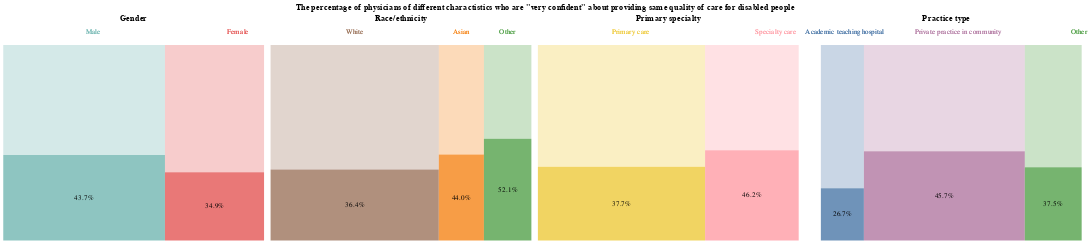

The notebook cell this image was saved under:
### Code cell
question="Very confident about providing same quality of care for PWD"
Characteristics=["Gender","Race/ethnicity","Primary specialty","Practice type"]
def getMosaic(df, question, Characteristic):    
    df1=df[df['Characteristic'] == Characteristic]
    base = alt.Chart(df1
    ).transform_stack(
        stack="Percent",
        as_=["x1", "x2"],
        groupby=['Answer'],
    ).transform_stack(
        stack=question,
        as_=["y1", "y2"],
        groupby=['Type'],
    ).transform_calculate(
        xc="(datum.x1+datum.x2)/2",
        yc="(datum.y1+datum.y2)/2",
    )

    rect = base.mark_rect().encode(
        x=alt.X("x1:Q", axis=None),
        x2="x2",
        y=alt.Y("y1:Q", axis=None),
        y2="y2",
        color=alt.Color("Type:N", legend=None),
        opacity=alt.Opacity("Answer:N", legend=None),
        tooltip=[alt.Tooltip("Answer:N",title=f"{question}?"), alt.Tooltip(f"{question}:Q", format='.1%', title="percentage")],
    )

    text = base.mark_text(baseline="middle").transform_filter(alt.datum.Answer == "Yes").encode(
        x=alt.X("xc:Q", axis=None), y=alt.Y("yc:Q"), text=alt.Text(f"{question}:Q",format='.1%')
    )

    labels = base.mark_text(baseline="middle", align="center").encode(
        x=alt.X(
            "xc:Q",
            axis=alt.Axis(title=None, orient="top"),
        ),
        color=alt.Color("Type", legend=None),
        text=alt.Text("Type:N"),
    )
    mosaic = rect + text
    res = (labels & mosaic).properties(title=alt.TitleParams(text=Characteristic, anchor="middle"))
    return res


[mosaic1,mosaic2,mosaic3,mosaic4] = [getMosaic(df, question, Characteristics[i]) for i in range(len(Characteristics))]

fig = (mosaic1|mosaic2|mosaic3|mosaic4
).configure_view(stroke=""
).configure_concat(spacing=10
).configure_axis(domain=False, ticks=False, labels=False, grid=False)


fig.title=alt.TitleParams(text='The percentage of physicians of different charactistics who are "very confident" about providing same quality of care for disabled people', anchor="middle")
fig

### Figure 1 — Vega-Lite specification as saved in the notebook (floating-point values rounded to 4 significant figures)
{"config": {"view": {"continuousWidth": 400, "continuousHeight": 300, "stroke": ""}, "axis": {"domain": false, "grid": false, "labels": false, "ticks": false}, "concat": {"spacing": 10}}, "hconcat": [{"vconcat": [{"mark": {"type": "text", "align": "center", "baseline": "middle"}, "encoding": {"color": {"field": "Type", "legend": null, "type": "nominal"}, "text": {"field": "Type", "type": "nominal"}, "x": {"axis": {"orient": "top", "title": null}, "field": "xc", "type": "quantitative"}}, "transform": [{"groupby": ["Answer"], "stack": "Percent", "as": ["x1", "x2"]}, {"groupby": ["Type"], "stack": "Very confident about providing same quality of care for PWD", "as": ["y1", "y2"]}, {"calculate": "(datum.x1+datum.x2)/2", "as": "xc"}, {"calculate": "(datum.y1+datum.y2)/2", "as": "yc"}]}, {"layer": [{"mark": "rect", "encoding": {"color": {"field": "Type", "legend": null, "type": "nominal"}, "opacity": {"field": "Answer", "legend": null, "type": "nominal"}, "tooltip": [{"field": "Answer", "title": "Very confident about providing same quality of care for PWD?", "type": "nominal"}, {"field": "Very confident about providing same quality of care for PWD", "format": ".1%", "title": "percentage", "type": "quantitative"}], "x": {"axis": null, "field": "x1", "type": "quantitative"}, "x2": {"field": "x2"}, "y": {"axis": null, "field": "y1", "type": "quantitative"}, "y2": {"field": "y2"}}, "transform": [{"groupby": ["Answer"], "stack": "Percent", "as": ["x1", "x2"]}, {"groupby": ["Type"], "stack": "Very confident about providing same quality of care for PWD", "as": ["y1", "y2"]}, {"calculate": "(datum.x1+datum.x2)/2", "as": "xc"}, {"calculate": "(datum.y1+datum.y2)/2", "as": "yc"}]}, {"mark": {"type": "text", "baseline": "middle"}, "encoding": {"text": {"field": "Very confident about providing same quality of care for PWD", "format": ".1%", "type": "quantitative"}, "x": {"axis": null, "field": "xc", "type": "quantitative"}, "y": {"field": "yc", "type": "quantitative"}}, "transform": [{"groupby": ["Answer"], "stack": "Percent", "as": ["x1", "x2"]}, {"groupby": ["Type"], "stack": "Very confident about providing same quality of care for PWD", "as": ["y1", "y2"]}, {"calculate": "(datum.x1+datum.x2)/2", "as": "xc"}, {"calculate": "(datum.y1+datum.y2)/2", "as": "yc"}, {"filter": "(datum.Answer === 'Yes')"}]}]}], "data": {"name": "data-cdded00edc549f52bc2113f1ae1f5376"}, "title": {"text": "Gender", "anchor": "middle"}}, {"vconcat": [{"mark": {"type": "text", "align": "center", "baseline": "middle"}, "encoding": {"color": {"field": "Type", "legend": null, "type": "nominal"}, "text": {"field": "Type", "type": "nominal"}, "x": {"axis": {"orient": "top", "title": null}, "field": "xc", "type": "quantitative"}}, "transform": [{"groupby": ["Answer"], "stack": "Percent", "as": ["x1", "x2"]}, {"groupby": ["Type"], "stack": "Very confident about providing same quality of care for PWD", "as": ["y1", "y2"]}, {"calculate": "(datum.x1+datum.x2)/2", "as": "xc"}, {"calculate": "(datum.y1+datum.y2)/2", "as": "yc"}]}, {"layer": [{"mark": "rect", "encoding": {"color": {"field": "Type", "legend": null, "type": "nominal"}, "opacity": {"field": "Answer", "legend": null, "type": "nominal"}, "tooltip": [{"field": "Answer", "title": "Very confident about providing same quality of care for PWD?", "type": "nominal"}, {"field": "Very confident about providing same quality of care for PWD", "format": ".1%", "title": "percentage", "type": "quantitative"}], "x": {"axis": null, "field": "x1", "type": "quantitative"}, "x2": {"field": "x2"}, "y": {"axis": null, "field": "y1", "type": "quantitative"}, "y2": {"field": "y2"}}, "transform": [{"groupby": ["Answer"], "stack": "Percent", "as": ["x1", "x2"]}, {"groupby": ["Type"], "stack": "Very confident about providing same quality of care for PWD", "as": ["y1", "y2"]}, {"calculate": "(datum.x1+datum.x2)/2", "as": "xc"}, {"calculate": "(datum.y1+datum.y2)/2", "as": "yc"}]}, {"mark": {"type": "text", "baseline": "middle"}, "encoding": {"text": {"field": "Very confident about providing same quality of care for PWD", "format": ".1%", "type": "quantitative"}, "x": {"axis": null, "field": "xc", "type": "quantitative"}, "y": {"field": "yc", "type": "quantitative"}}, "transform": [{"groupby": ["Answer"], "stack": "Percent", "as": ["x1", "x2"]}, {"groupby": ["Type"], "stack": "Very confident about providing same quality of care for PWD", "as": ["y1", "y2"]}, {"calculate": "(datum.x1+datum.x2)/2", "as": "xc"}, {"calculate": "(datum.y1+datum.y2)/2", "as": "yc"}, {"filter": "(datum.Answer === 'Yes')"}]}]}], "data": {"name": "data-1a4928e5422f41247e3c4ac1448fb137"}, "title": {"text": "Race/ethnicity", "anchor": "middle"}}, {"vconcat": [{"mark": {"type": "text", "align": "center", "baseline": "middle"}, "encoding": {"color": {"field": "Type", "legend": null, "type": "nominal"}, "text": {"field": "Type", "type": "nominal"}, "x": {"axis": {"orient": "top", "title": null}, "field": "xc", "type": "quantitative"}}, "transform": [{"groupby": ["Answer"], "stack": "Percent", "as": ["x1", "x2"]}, {"groupby": ["Type"], "stack": "Very confident about providing same quality of care for PWD", "as": ["y1", "y2"]}, {"calculate": "(datum.x1+datum.x2)/2", "as": "xc"}, {"calculate": "(datum.y1+datum.y2)/2", "as": "yc"}]}, {"layer": [{"mark": "rect", "encoding": {"color": {"field": "Type", "legend": null, "type": "nominal"}, "opacity": {"field": "Answer", "legend": null, "type": "nominal"}, "tooltip": [{"field": "Answer", "title": "Very confident about providing same quality of care for PWD?", "type": "nominal"}, {"field": "Very confident about providing same quality of care for PWD", "format": ".1%", "title": "percentage", "type": "quantitative"}], "x": {"axis": null, "field": "x1", "type": "quantitative"}, "x2": {"field": "x2"}, "y": {"axis": null, "field": "y1", "type": "quantitative"}, "y2": {"field": "y2"}}, "transform": [{"groupby": ["Answer"], "stack": "Percent", "as": ["x1", "x2"]}, {"groupby": ["Type"], "stack": "Very confident about providing same quality of care for PWD", "as": ["y1", "y2"]}, {"calculate": "(datum.x1+datum.x2)/2", "as": "xc"}, {"calculate": "(datum.y1+datum.y2)/2", "as": "yc"}]}, {"mark": {"type": "text", "baseline": "middle"}, "encoding": {"text": {"field": "Very confident about providing same quality of care for PWD", "format": ".1%", "type": "quantitative"}, "x": {"axis": null, "field": "xc", "type": "quantitative"}, "y": {"field": "yc", "type": "quantitative"}}, "transform": [{"groupby": ["Answer"], "stack": "Percent", "as": ["x1", "x2"]}, {"groupby": ["Type"], "stack": "Very confident about providing same quality of care for PWD", "as": ["y1", "y2"]}, {"calculate": "(datum.x1+datum.x2)/2", "as": "xc"}, {"calculate": "(datum.y1+datum.y2)/2", "as": "yc"}, {"filter": "(datum.Answer === 'Yes')"}]}]}], "data": {"name": "data-4bcbc1a61b8243eaa75f2e39c693da35"}, "title": {"text": "Primary specialty", "anchor": "middle"}}, {"vconcat": [{"mark": {"type": "text", "align": "center", "baseline": "middle"}, "encoding": {"color": {"field": "Type", "legend": null, "type": "nominal"}, "text": {"field": "Type", "type": "nominal"}, "x": {"axis": {"orient": "top", "title": null}, "field": "xc", "type": "quantitative"}}, "transform": [{"groupby": ["Answer"], "stack": "Percent", "as": ["x1", "x2"]}, {"groupby": ["Type"], "stack": "Very confident about providing same quality of care for PWD", "as": ["y1", "y2"]}, {"calculate": "(datum.x1+datum.x2)/2", "as": "xc"}, {"calculate": "(datum.y1+datum.y2)/2", "as": "yc"}]}, {"layer": [{"mark": "rect", "encoding": {"color": {"field": "Type", "legend": null, "type": "nominal"}, "opacity": {"field": "Answer", "legend": null, "type": "nominal"}, "tooltip": [{"field": "Answer", "title": "Very confident about providing same quality of care for PWD?", "type": "nominal"}, {"field": "Very confident about providing same quality of care for PWD", "format": ".1%", "title": "percentage", "type": "quantitative"}], "x": {"axis": null, "field": "x1", "type": "quantitative"}, "x2": {"field": "x2"}, "y": {"axis": null, "field": "y1", "type": "quantitative"}, "y2": {"field": "y2"}}, "transform": [{"groupby": ["Answer"], "stack": "Percent", "as": ["x1", "x2"]}, {"groupby": ["Type"], "stack": "Very confident about providing same quality of care for PWD", "as": ["y1", "y2"]}, {"calculate": "(datum.x1+datum.x2)/2", "as": "xc"}, {"calculate": "(datum.y1+datum.y2)/2", "as": "yc"}]}, {"mark": {"type": "text", "baseline": "middle"}, "encoding": {"text": {"field": "Very confident about providing same quality of care for PWD", "format": ".1%", "type": "quantitative"}, "x": {"axis": null, "field": "xc", "type": "quantitative"}, "y": {"field": "yc", "type": "quantitative"}}, "transform": [{"groupby": ["Answer"], "stack": "Percent", "as": ["x1", "x2"]}, {"groupby": ["Type"], "stack": "Very confident about providing same quality of care for PWD", "as": ["y1", "y2"]}, {"calculate": "(datum.x1+datum.x2)/2", "as": "xc"}, {"calculate": "(datum.y1+datum.y2)/2", "as": "yc"}, {"filter": "(datum.Answer === 'Yes')"}]}]}], "data": {"name": "data-5e1737499497f1b3d891509b2cb41a46"}, "title": {"text": "Practice type", "anchor": "middle"}}], "title": {"text": "The percentage of physicians of different charactistics who are \"very confident\" about providing same quality of care for disabled people", "anchor": "middle"}, "$schema": "https://vega.github.io/schema/vega-lite/v4.17.0.json", "datasets": {"data-cdded00edc549f52bc2113f1ae1f5376": [{"Characteristic": "Gender", "Type": "Male", "Percent": 0.62, "Answer": "Yes", "Strongly agree that understanding PWD is valuable to them as physician": 0.755, "Strongly agree that PWD are treated unfairly in health system": 0.178, "Rates quality of life for PWD as worse": 0.833, "Very confident about providing same quality of care for PWD": 0.437}, {"Characteristic": "Gender", "Type": "Male", "Percent": 0.62, "Answer": "No", "Strongly agree that understanding PWD is valuable to them as physician": 0.245, "Strongly agree that PWD are treated unfairly in health system": 0.822, "Rates quality of life for PWD as worse": 0.167, "Very confident about providing same quality of care for PWD": 0.563}, {"Characteristic": "Gender", "Type": "Female", "Percent": 0.38, "Answer": "Yes", "Strongly agree that understanding PWD is valuable to them as physician": 0.862, "Strongly agree that PWD are treated unfairly in health system": 0.186, "Rates quality of life for PWD as worse": 0.807, "Very confident about providing same quality of care for PWD": 0.349}, {"Characteristic": "Gender", "Type": "Female", "Percent": 0.38, "Answer": "No", "Strongly agree that understanding PWD is valuable to them as physician": 0.138, "Strongly agree that PWD are treated unfairly in health system": 0.814, "Rates quality of life for PWD as worse": 0.193, "Very confident about providing same quality of care for PWD": 0.651}], "data-1a4928e5422f41247e3c4ac1448fb137": [{"Characteristic": "Race/ethnicity", "Type": "White", "Percent": 64.5, "Answer": "Yes", "Strongly agree that understanding PWD is valuable to them as physician": 0.763, "Strongly agree that PWD are treated unfairly in health system": 0.187, "Rates quality of life for PWD as worse": 0.833, "Very confident about providing same quality of care for PWD": 0.364}, {"Characteristic": "Race/ethnicity", "Type": "White", "Percent": 64.5, "Answer": "No", "Strongly agree that understanding PWD is valuable to them as physician": 0.237, "Strongly agree that PWD are treated unfairly in health system": 0.813, "Rates quality of life for PWD as worse": 0.167, "Very confident about providing same quality of care for PWD": 0.636}, {"Characteristic": "Race/ethnicity", "Type": "Asian", "Percent": 17.3, "Answer": "Yes", "Strongly agree that understanding PWD is valuable to them as physician": 0.839, "Strongly agree that PWD are treated unfairly in health system": 0.184, "Rates quality of life for PWD as worse": 0.849, "Very confident about providing same quality of care for PWD": 0.44}, {"Characteristic": "Race/ethnicity", "Type": "Asian", "Percent": 17.3, "Answer": "No", "Strongly agree that understanding PWD is valuable to them as physician": 0.161, "Strongly agree that PWD are treated unfairly in health system": 0.816, "Rates quality of life for PWD as worse": 0.151, "Very confident about providing same quality of care for PWD": 0.56}, {"Characteristic": "Race/ethnicity", "Type": "Other", "Percent": 18.2, "Answer": "Yes", "Strongly agree that understanding PWD is valuable to them as physician": 0.871, "Strongly agree that PWD are treated unfairly in health system": 0.159, "Rates quality of life for PWD as worse": 0.789, "Very confident about providing same quality of care for PWD": 0.521}, {"Characteristic": "Race/ethnicity", "Type": "Other", "Percent": 18.2, "Answer": "No", "Strongly agree that understanding PWD is valuable to them as physician": 0.129, "Strongly agree that PWD are treated unfairly in health system": 0.841, "Rates quality of life for PWD as worse": 0.211, "Very confident about providing same quality of care for PWD": 0.479}], "data-4bcbc1a61b8243eaa75f2e39c693da35": [{"Characteristic": "Primary specialty", "Type": "Primary care", "Percent": 64.1, "Answer": "Yes", "Strongly agree that understanding PWD is valuable to them as physician": 0.819, "Strongly agree that PWD are treated unfairly in health system": 0.181, "Rates quality of life for PWD as worse": 0.818, "Very confident about providing same quality of care for PWD": 0.377}, {"Characteristic": "Primary specialty", "Type": "Primary care", "Percent": 64.1, "Answer": "No", "Strongly agree that understanding PWD is valuable to them as physician": 0.181, "Strongly agree that PWD are treated unfairly in health system": 0.819, "Rates quality of life for PWD as worse": 0.182, "Very confident about providing same quality of care for PWD": 0.623}, {"Characteristic": "Primary specialty", "Type": "Specialty care", "Percent": 35.9, "Answer": "Yes", "Strongly agree that understanding PWD is valuable to them as physician": 0.762, "Strongly agree that PWD are treated unfairly in health system": 0.18, "Rates quality of life for PWD as worse": 0.836, "Very confident about providing same quality of care for PWD": 0.462}, {"Characteristic": "Primary specialty", "Type": "Specialty care", "Percent": 35.9, "Answer": "No", "Strongly agree that understanding PWD is valuable to them as physician": 0.238, "Strongly agree that PWD are treated unfairly in health system": 0.82, "Rates quality of life for PWD as worse": 0.164, "Very confident about providing same quality of care for PWD": 0.538}], "data-5e1737499497f1b3d891509b2cb41a46": [{"Characteristic": "Practice type", "Type": "Academic teaching hospital", "Percent": 16.5, "Answer": "Yes", "Strongly agree that understanding PWD is valuable to them as physician": 0.775, "Strongly agree that PWD are treated unfairly in health system": 0.281, "Rates quality of life for PWD as worse": 0.796, "Very confident about providing same quality of care for PWD": 0.267}, {"Characteristic": "Practice type", "Type": "Academic teaching hospital", "Percent": 16.5, "Answer": "No", "Strongly agree that understanding PWD is valuable to them as physician": 0.225, "Strongly agree that PWD are treated unfairly in health system": 0.719, "Rates quality of life for PWD as worse": 0.204, "Very confident about providing same quality of care for PWD": 0.733}, {"Characteristic": "Practice type", "Type": "Private practice in community", "Percent": 61.7, "Answer": "Yes", "Strongly agree that understanding PWD is valuable to them as physician": 0.793, "Strongly agree that PWD are treated unfairly in health system": 0.162, "Rates quality of life for PWD as worse": 0.827, "Very confident about providing same quality of care for PWD": 0.457}, {"Characteristic": "Practice type", "Type": "Private practice in community", "Percent": 61.7, "Answer": "No", "Strongly agree that understanding PWD is valuable to them as physician": 0.207, "Strongly agree that PWD are treated unfairly in health system": 0.838, "Rates quality of life for PWD as worse": 0.173, "Very confident about providing same quality of care for PWD": 0.543}, {"Characteristic": "Practice type", "Type": "Other", "Percent": 21.8, "Answer": "Yes", "Strongly agree that understanding PWD is valuable to them as physician": 0.832, "Strongly agree that PWD are treated unfairly in health system": 0.155, "Rates quality of life for PWD as worse": 0.833, "Very confident about providing same quality of care for PWD": 0.375}, {"Characteristic": "Practice type", "Type": "Other", "Percent": 21.8, "Answer": "No", "Strongly agree that understanding PWD is valuable to them as physician": 0.168, "Strongly agree that PWD are treated unfairly in health system": 0.845, "Rates quality of life for PWD as worse": 0.167, "Very confident about providing same quality of care for PWD": 0.625}]}}
